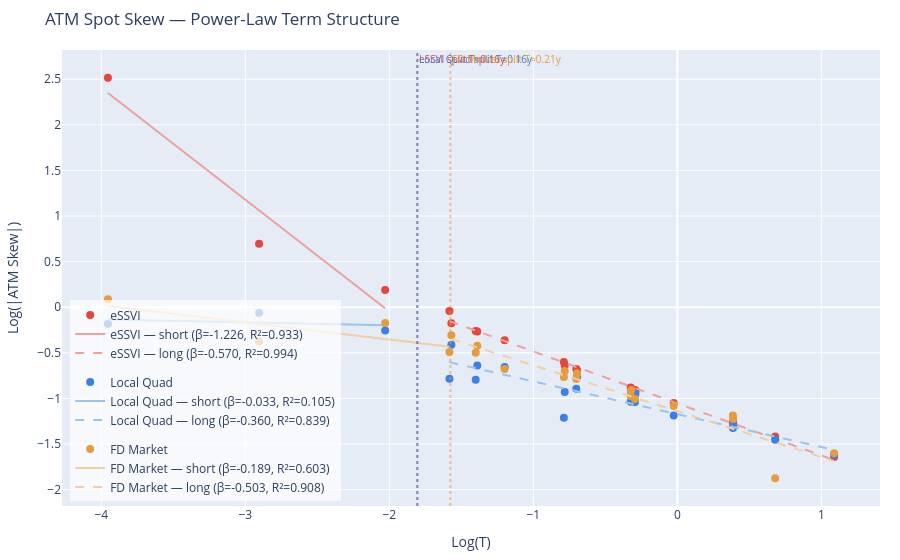
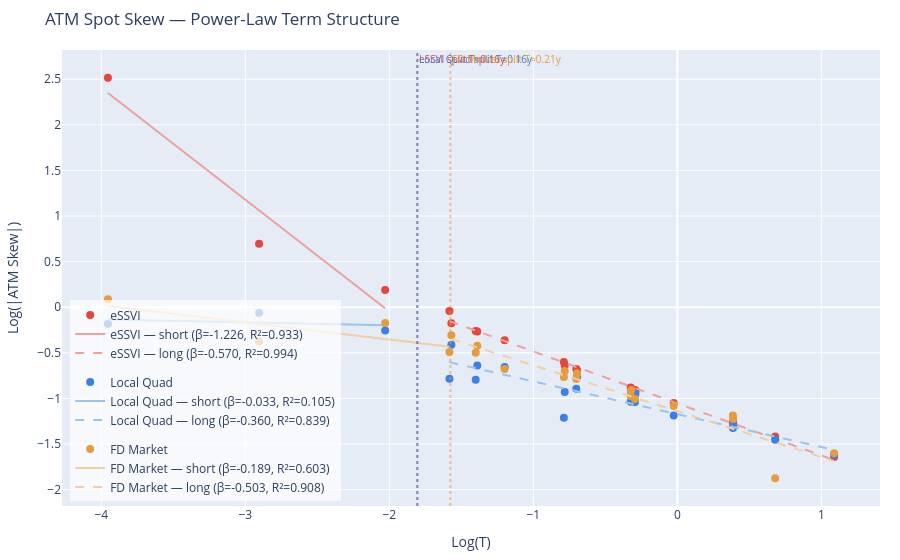

Here is the notebook cell these charts were saved with, in order:
### Code cell
# Spot skew
plot_power_law_term_structure(
    fit_essvi["summary"], fit_local["summary"], fd_skew,
    T_col="T",
    y_col=["atm_skew", "atm_skew", "fd_atm_skew"],
    labels=["eSSVI", "Local Quad", "FD Market"],
    colors=[_C["eSSVI"], _C["local"], "#e69c3c"],
    colors_fit=["#f0a09a", "#9ac4f0", "#f0cfa0"],
    title="ATM Spot Skew — Power-Law Term Structure",
    x_label="Log(T)", y_label="Log(|ATM Skew|)",
)

### Figure 1 — Plotly figure (JSON) as saved in the notebook; plotly's stock layout.template omitted (floating-point values rounded to 4 significant figures)
{"data": [{"legendgroup": "eSSVI", "marker": {"color": "#e6453c", "size": 8, "symbol": "circle"}, "mode": "markers", "name": "eSSVI", "type": "scatter", "x": [-3.954, -2.904, -2.029, -1.582, -1.569, -1.4, -1.389, -1.199, -0.7879, -0.7819, -0.7014, -0.6959, -0.3239, -0.3202, -0.2941, -0.2904, -0.02497, 0.3861, 0.388, 0.6794, 1.089], "y": [2.515, 0.6959, 0.1889, -0.04105, -0.1765, -0.2611, -0.2666, -0.3614, -0.5997, -0.6382, -0.6784, -0.6933, -0.8793, -0.8934, -0.9064, -0.9152, -1.051, -1.263, -1.268, -1.418, -1.641]}, {"legendgroup": "eSSVI", "line": {"color": "#f0a09a", "dash": "solid", "width": 2}, "mode": "lines", "name": "eSSVI — short (β=-1.226, R²=0.933)", "type": "scatter", "x": [-3.954, -2.904, -2.029], "y": [2.349, 1.062, -0.01082]}, {"legendgroup": "eSSVI", "line": {"color": "#f0a09a", "dash": "dash", "width": 2}, "mode": "lines", "name": "eSSVI — long (β=-0.570, R²=0.994)", "type": "scatter", "x": [-1.582, -1.569, -1.4, -1.389, -1.199, -0.7879, -0.7819, -0.7014, -0.6959, -0.3239, -0.3202, -0.2941, -0.2904, -0.02497, 0.3861, 0.388, 0.6794, 1.089], "y": [-0.1519, -0.1594, -0.2559, -0.2622, -0.3703, -0.6051, -0.6085, -0.6544, -0.6576, -0.8697, -0.8719, -0.8868, -0.8889, -1.04, -1.275, -1.276, -1.442, -1.675]}, {"legendgroup": "Local Quad", "marker": {"color": "#3c7fe6", "size": 8, "symbol": "circle"}, "mode": "markers", "name": "Local Quad", "type": "scatter", "x": [-3.954, -2.904, -2.029, -1.582, -1.569, -1.4, -1.389, -1.199, -0.7879, -0.7819, -0.7014, -0.6959, -0.3239, -0.3202, -0.2941, -0.2904, -0.02497, 0.3861, 0.388, 0.6794, 1.089], "y": [-0.1822, -0.06198, -0.2548, -0.7833, -0.4111, -0.7959, -0.6397, -0.6541, -1.211, -0.9286, -0.8935, -0.7649, -1.036, -0.941, -1.04, -0.9473, -1.187, -1.324, -1.287, -1.453, -1.622]}, {"legendgroup": "Local Quad", "line": {"color": "#9ac4f0", "dash": "solid", "width": 2}, "mode": "lines", "name": "Local Quad — short (β=-0.033, R²=0.105)", "type": "scatter", "x": [-3.954, -2.904, -2.029], "y": [-0.1339, -0.1682, -0.1968]}, {"legendgroup": "Local Quad", "line": {"color": "#9ac4f0", "dash": "dash", "width": 2}, "mode": "lines", "name": "Local Quad — long (β=-0.360, R²=0.839)", "type": "scatter", "x": [-1.582, -1.569, -1.4, -1.389, -1.199, -0.7879, -0.7819, -0.7014, -0.6959, -0.3239, -0.3202, -0.2941, -0.2904, -0.02497, 0.3861, 0.388, 0.6794, 1.089], "y": [-0.6021, -0.6068, -0.6677, -0.6717, -0.74, -0.8883, -0.8904, -0.9194, -0.9214, -1.055, -1.057, -1.066, -1.067, -1.163, -1.311, -1.312, -1.417, -1.564]}, {"legendgroup": "FD Market", "marker": {"color": "#e69c3c", "size": 8, "symbol": "circle"}, "mode": "markers", "name": "FD Market", "type": "scatter", "x": [-3.954, -2.904, -2.029, -1.582, -1.569, -1.4, -1.389, -1.199, -0.7879, -0.7819, -0.7014, -0.6959, -0.3239, -0.3202, -0.2941, -0.02497, 0.3861, 0.388, 0.6794, 1.089], "y": [0.08851, -0.3763, -0.1725, -0.4908, -0.306, -0.4995, -0.421, -0.6759, -0.765, -0.6977, -0.7878, -0.724, -0.9722, -0.9073, -1.007, -1.084, -1.187, -1.225, -1.874, -1.6]}, {"legendgroup": "FD Market", "line": {"color": "#f0cfa0", "dash": "solid", "width": 2}, "mode": "lines", "name": "FD Market — short (β=-0.189, R²=0.603)", "type": "scatter", "x": [-3.954, -2.904, -2.029, -1.582], "y": [0.01431, -0.1837, -0.3488, -0.4329]}, {"legendgroup": "FD Market", "line": {"color": "#f0cfa0", "dash": "dash", "width": 2}, "mode": "lines", "name": "FD Market — long (β=-0.503, R²=0.908)", "type": "scatter", "x": [-1.569, -1.4, -1.389, -1.199, -0.7879, -0.7819, -0.7014, -0.6959, -0.3239, -0.3202, -0.2941, -0.02497, 0.3861, 0.388, 0.6794, 1.089], "y": [-0.3503, -0.4353, -0.4408, -0.5362, -0.7431, -0.7461, -0.7866, -0.7893, -0.9763, -0.9782, -0.9913, -1.127, -1.333, -1.334, -1.481, -1.687]}], "layout": {"annotations": [{"font": {"color": "#e6453c", "size": 10}, "showarrow": false, "text": "eSSVI split T≈0.16y", "x": -1.806, "xanchor": "left", "xref": "x", "y": 1, "yanchor": "top", "yref": "y domain"}, {"font": {"color": "#3c7fe6", "size": 10}, "showarrow": false, "text": "Local Quad split T≈0.16y", "x": -1.806, "xanchor": "left", "xref": "x", "y": 1, "yanchor": "top", "yref": "y domain"}, {"font": {"color": "#e69c3c", "size": 10}, "showarrow": false, "text": "FD Market split T≈0.21y", "x": -1.576, "xanchor": "left", "xref": "x", "y": 1, "yanchor": "top", "yref": "y domain"}], "legend": {"bgcolor": "rgba(255,255,255,0.7)", "x": 0.01, "y": 0.01}, "margin": {"b": 40, "l": 40, "r": 20, "t": 50}, "shapes": [{"line": {"color": "#e6453c", "dash": "dot"}, "opacity": 0.55, "type": "line", "x0": -1.806, "x1": -1.806, "xref": "x", "y0": 0, "y1": 1, "yref": "y domain"}, {"line": {"color": "#3c7fe6", "dash": "dot"}, "opacity": 0.55, "type": "line", "x0": -1.806, "x1": -1.806, "xref": "x", "y0": 0, "y1": 1, "yref": "y domain"}, {"line": {"color": "#e69c3c", "dash": "dot"}, "opacity": 0.55, "type": "line", "x0": -1.576, "x1": -1.576, "xref": "x", "y0": 0, "y1": 1, "yref": "y domain"}], "title": {"text": "ATM Spot Skew — Power-Law Term Structure"}, "xaxis": {"title": {"text": "Log(T)"}}, "yaxis": {"title": {"text": "Log(|ATM Skew|)"}}}}

### Figure 2 — Plotly figure (JSON) as saved in the notebook; plotly's stock layout.template omitted (floating-point values rounded to 4 significant figures)
{"data": [{"legendgroup": "eSSVI", "marker": {"color": "#e6453c", "size": 8, "symbol": "circle"}, "mode": "markers", "name": "eSSVI", "type": "scatter", "x": [-3.954, -2.904, -2.029, -1.582, -1.569, -1.4, -1.389, -1.199, -0.7879, -0.7819, -0.7014, -0.6959, -0.3239, -0.3202, -0.2941, -0.2904, -0.02497, 0.3861, 0.388, 0.6794, 1.089], "y": [2.515, 0.6959, 0.1889, -0.04105, -0.1765, -0.2611, -0.2666, -0.3614, -0.5997, -0.6382, -0.6784, -0.6933, -0.8793, -0.8934, -0.9064, -0.9152, -1.051, -1.263, -1.268, -1.418, -1.641]}, {"legendgroup": "eSSVI", "line": {"color": "#f0a09a", "dash": "solid", "width": 2}, "mode": "lines", "name": "eSSVI — short (β=-1.226, R²=0.933)", "type": "scatter", "x": [-3.954, -2.904, -2.029], "y": [2.349, 1.062, -0.01082]}, {"legendgroup": "eSSVI", "line": {"color": "#f0a09a", "dash": "dash", "width": 2}, "mode": "lines", "name": "eSSVI — long (β=-0.570, R²=0.994)", "type": "scatter", "x": [-1.582, -1.569, -1.4, -1.389, -1.199, -0.7879, -0.7819, -0.7014, -0.6959, -0.3239, -0.3202, -0.2941, -0.2904, -0.02497, 0.3861, 0.388, 0.6794, 1.089], "y": [-0.1519, -0.1594, -0.2559, -0.2622, -0.3703, -0.6051, -0.6085, -0.6544, -0.6576, -0.8697, -0.8719, -0.8868, -0.8889, -1.04, -1.275, -1.276, -1.442, -1.675]}, {"legendgroup": "Local Quad", "marker": {"color": "#3c7fe6", "size": 8, "symbol": "circle"}, "mode": "markers", "name": "Local Quad", "type": "scatter", "x": [-3.954, -2.904, -2.029, -1.582, -1.569, -1.4, -1.389, -1.199, -0.7879, -0.7819, -0.7014, -0.6959, -0.3239, -0.3202, -0.2941, -0.2904, -0.02497, 0.3861, 0.388, 0.6794, 1.089], "y": [-0.1822, -0.06198, -0.2548, -0.7833, -0.4111, -0.7959, -0.6397, -0.6541, -1.211, -0.9286, -0.8935, -0.7649, -1.036, -0.941, -1.04, -0.9473, -1.187, -1.324, -1.287, -1.453, -1.622]}, {"legendgroup": "Local Quad", "line": {"color": "#9ac4f0", "dash": "solid", "width": 2}, "mode": "lines", "name": "Local Quad — short (β=-0.033, R²=0.105)", "type": "scatter", "x": [-3.954, -2.904, -2.029], "y": [-0.1339, -0.1682, -0.1968]}, {"legendgroup": "Local Quad", "line": {"color": "#9ac4f0", "dash": "dash", "width": 2}, "mode": "lines", "name": "Local Quad — long (β=-0.360, R²=0.839)", "type": "scatter", "x": [-1.582, -1.569, -1.4, -1.389, -1.199, -0.7879, -0.7819, -0.7014, -0.6959, -0.3239, -0.3202, -0.2941, -0.2904, -0.02497, 0.3861, 0.388, 0.6794, 1.089], "y": [-0.6021, -0.6068, -0.6677, -0.6717, -0.74, -0.8883, -0.8904, -0.9194, -0.9214, -1.055, -1.057, -1.066, -1.067, -1.163, -1.311, -1.312, -1.417, -1.564]}, {"legendgroup": "FD Market", "marker": {"color": "#e69c3c", "size": 8, "symbol": "circle"}, "mode": "markers", "name": "FD Market", "type": "scatter", "x": [-3.954, -2.904, -2.029, -1.582, -1.569, -1.4, -1.389, -1.199, -0.7879, -0.7819, -0.7014, -0.6959, -0.3239, -0.3202, -0.2941, -0.02497, 0.3861, 0.388, 0.6794, 1.089], "y": [0.08851, -0.3763, -0.1725, -0.4908, -0.306, -0.4995, -0.421, -0.6759, -0.765, -0.6977, -0.7878, -0.724, -0.9722, -0.9073, -1.007, -1.084, -1.187, -1.225, -1.874, -1.6]}, {"legendgroup": "FD Market", "line": {"color": "#f0cfa0", "dash": "solid", "width": 2}, "mode": "lines", "name": "FD Market — short (β=-0.189, R²=0.603)", "type": "scatter", "x": [-3.954, -2.904, -2.029, -1.582], "y": [0.01431, -0.1837, -0.3488, -0.4329]}, {"legendgroup": "FD Market", "line": {"color": "#f0cfa0", "dash": "dash", "width": 2}, "mode": "lines", "name": "FD Market — long (β=-0.503, R²=0.908)", "type": "scatter", "x": [-1.569, -1.4, -1.389, -1.199, -0.7879, -0.7819, -0.7014, -0.6959, -0.3239, -0.3202, -0.2941, -0.02497, 0.3861, 0.388, 0.6794, 1.089], "y": [-0.3503, -0.4353, -0.4408, -0.5362, -0.7431, -0.7461, -0.7866, -0.7893, -0.9763, -0.9782, -0.9913, -1.127, -1.333, -1.334, -1.481, -1.687]}], "layout": {"annotations": [{"font": {"color": "#e6453c", "size": 10}, "showarrow": false, "text": "eSSVI split T≈0.16y", "x": -1.806, "xanchor": "left", "xref": "x", "y": 1, "yanchor": "top", "yref": "y domain"}, {"font": {"color": "#3c7fe6", "size": 10}, "showarrow": false, "text": "Local Quad split T≈0.16y", "x": -1.806, "xanchor": "left", "xref": "x", "y": 1, "yanchor": "top", "yref": "y domain"}, {"font": {"color": "#e69c3c", "size": 10}, "showarrow": false, "text": "FD Market split T≈0.21y", "x": -1.576, "xanchor": "left", "xref": "x", "y": 1, "yanchor": "top", "yref": "y domain"}], "legend": {"bgcolor": "rgba(255,255,255,0.7)", "x": 0.01, "y": 0.01}, "margin": {"b": 40, "l": 40, "r": 20, "t": 50}, "shapes": [{"line": {"color": "#e6453c", "dash": "dot"}, "opacity": 0.55, "type": "line", "x0": -1.806, "x1": -1.806, "xref": "x", "y0": 0, "y1": 1, "yref": "y domain"}, {"line": {"color": "#3c7fe6", "dash": "dot"}, "opacity": 0.55, "type": "line", "x0": -1.806, "x1": -1.806, "xref": "x", "y0": 0, "y1": 1, "yref": "y domain"}, {"line": {"color": "#e69c3c", "dash": "dot"}, "opacity": 0.55, "type": "line", "x0": -1.576, "x1": -1.576, "xref": "x", "y0": 0, "y1": 1, "yref": "y domain"}], "title": {"text": "ATM Spot Skew — Power-Law Term Structure"}, "xaxis": {"title": {"text": "Log(T)"}}, "yaxis": {"title": {"text": "Log(|ATM Skew|)"}}}}
